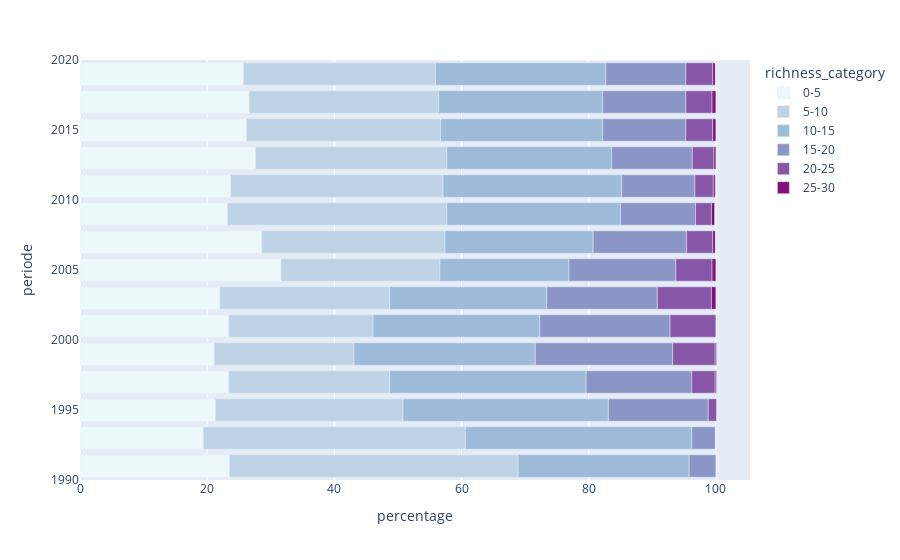

Notebook code cell kept with this figure:
### Code cell
# vue horizontale
fig = px.bar(df_sta_merge, x="percentage", y="periode", color="richness_category", orientation='h',
             color_discrete_sequence = ['#edf8fb','#bfd3e6','#9ebcda','#8c96c6','#8856a7','#810f7c'])
fig.show()

### Figure 1 — Plotly figure (JSON) as saved in the notebook; plotly's stock layout.template omitted (floating-point values rounded to 4 significant figures)
{"data": [{"alignmentgroup": "True", "hovertemplate": "richness_category=0-5<br>percentage=%{x}<br>periode=%{y}<extra></extra>", "legendgroup": "0-5", "marker": {"color": "#edf8fb"}, "name": "0-5", "offsetgroup": "0-5", "orientation": "h", "showlegend": true, "textposition": "auto", "type": "bar", "x": [23.5, 22, 21.1, 31.6, 28.6, 23.2, 23.4, 23.4, 27.6, 23.7, 26.2, 19.4, 26.6, 25.7, 21.3], "xaxis": "x", "y": [1991, 2003, 1999, 2005, 2007, 2009, 1997, 2001, 2013, 2011, 2015, 1993, 2017, 2019, 1995], "yaxis": "y"}, {"alignmentgroup": "True", "hovertemplate": "richness_category=5-10<br>percentage=%{x}<br>periode=%{y}<extra></extra>", "legendgroup": "5-10", "marker": {"color": "#bfd3e6"}, "name": "5-10", "offsetgroup": "5-10", "orientation": "h", "showlegend": true, "textposition": "auto", "type": "bar", "x": [33.4, 30.1, 34.5, 30.5, 28.8, 26.7, 29.8, 22.7, 22, 25, 30.2, 41.2, 29.5, 45.4, 25.3], "xaxis": "x", "y": [2011, 2013, 2009, 2015, 2007, 2003, 2017, 2001, 1999, 2005, 2019, 1993, 1995, 1991, 1997], "yaxis": "y"}, {"alignmentgroup": "True", "hovertemplate": "richness_category=10-15<br>percentage=%{x}<br>periode=%{y}<extra></extra>", "legendgroup": "10-15", "marker": {"color": "#9ebcda"}, "name": "10-15", "offsetgroup": "10-15", "orientation": "h", "showlegend": true, "textposition": "auto", "type": "bar", "x": [32.3, 28.1, 25.5, 27.3, 30.9, 35.6, 25.9, 25.8, 23.3, 26.2, 20.3, 26.9, 26.8, 24.7, 28.5], "xaxis": "x", "y": [1995, 2011, 2015, 2009, 1997, 1993, 2013, 2017, 2007, 2001, 2005, 1991, 2019, 2003, 1999], "yaxis": "y"}, {"alignmentgroup": "True", "hovertemplate": "richness_category=15-20<br>percentage=%{x}<br>periode=%{y}<extra></extra>", "legendgroup": "15-20", "marker": {"color": "#8c96c6"}, "name": "15-20", "offsetgroup": "15-20", "orientation": "h", "showlegend": true, "textposition": "auto", "type": "bar", "x": [4.2, 15.7, 20.5, 3.7, 11.5, 21.6, 13.1, 11.8, 16.8, 17.4, 16.6, 12.6, 14.7, 13.1, 12.7], "xaxis": "x", "y": [1991, 1995, 2001, 1993, 2011, 1999, 2015, 2009, 2005, 2003, 1997, 2019, 2007, 2017, 2013], "yaxis": "y"}, {"alignmentgroup": "True", "hovertemplate": "richness_category=20-25<br>percentage=%{x}<br>periode=%{y}<extra></extra>", "legendgroup": "20-25", "marker": {"color": "#8856a7"}, "name": "20-25", "offsetgroup": "20-25", "orientation": "h", "showlegend": true, "textposition": "auto", "type": "bar", "x": [4.2, 4.1, 4.2, 6.7, 3.7, 7.2, 8.5, 5.7, 3.4, 4.1, 1.3, 2.5, 2.9], "xaxis": "x", "y": [2019, 2017, 2015, 1999, 1997, 2001, 2003, 2005, 2013, 2007, 1995, 2009, 2011], "yaxis": "y"}, {"alignmentgroup": "True", "hovertemplate": "richness_category=25-30<br>percentage=%{x}<br>periode=%{y}<extra></extra>", "legendgroup": "25-30", "marker": {"color": "#810f7c"}, "name": "25-30", "offsetgroup": "25-30", "orientation": "h", "showlegend": true, "textposition": "auto", "type": "bar", "x": [0.4, 0.5, 0.4, 0.6, 0.6, 0.2, 0.2, 0.7, 0.3, 0.5, 0.3], "xaxis": "x", "y": [2007, 2009, 2019, 2005, 2017, 1999, 1997, 2003, 2011, 2015, 2013], "yaxis": "y"}], "layout": {"barmode": "relative", "legend": {"title": {"text": "richness_category"}, "tracegroupgap": 0}, "margin": {"t": 60}, "xaxis": {"anchor": "y", "domain": [0, 1], "title": {"text": "percentage"}}, "yaxis": {"anchor": "x", "domain": [0, 1], "title": {"text": "periode"}}}}
